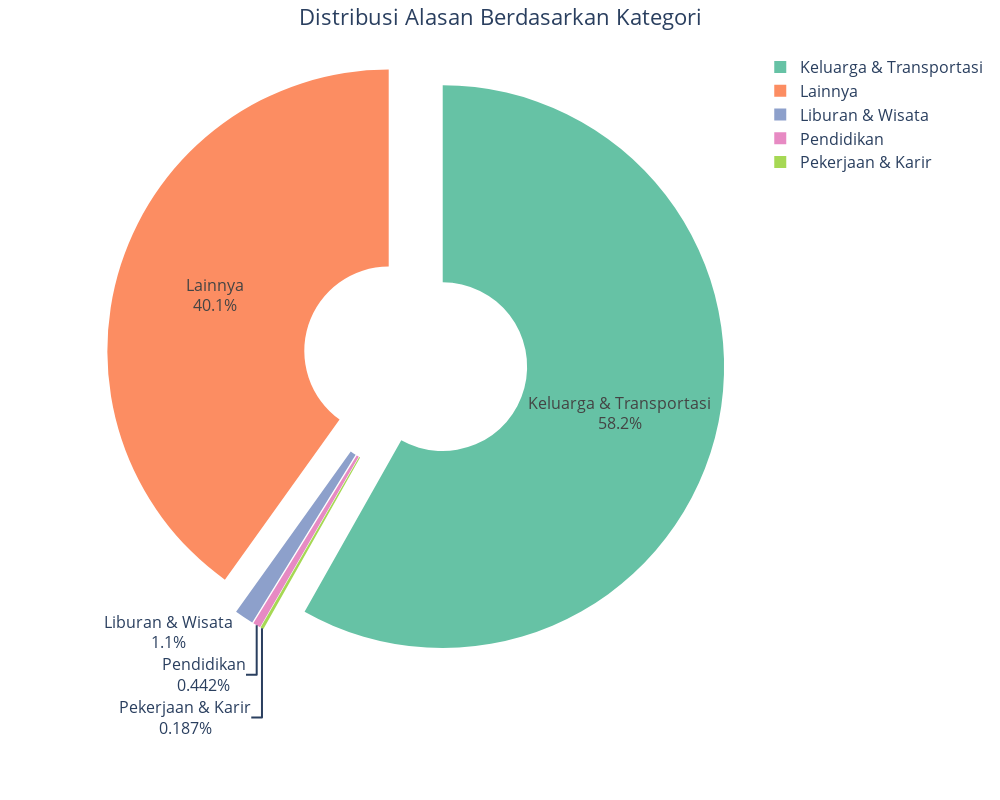

Write notebook code for a chart like this one.
### Code cell
import plotly.express as px

# Hitung jumlah kategori
category_counts = data_ib_cleaned['category'].value_counts()

# Buat DataFrame dari kategori dan jumlah
category_df = category_counts.reset_index()
category_df.columns = ['category', 'count']

# Buat pie chart interaktif
fig = px.pie(category_df, 
             names='category', 
             values='count', 
             title='Distribusi Alasan Berdasarkan Kategori',
             color='category', 
             color_discrete_sequence=px.colors.qualitative.Set2,
             labels={'category': 'Alasan', 'count': 'Jumlah'},
             hole=0.3)  # Hole untuk donut chart (opsional)

# Tampilkan pie chart interaktif dengan ukuran yang lebih besar
fig.update_traces(textinfo='percent+label', pull=[0.1, 0.1, 0.1, 0.1, 0.1])  # Tarik beberapa bagian agar lebih jelas
fig.update_layout(
    title={'x': 0.5, 'xanchor': 'center'},  # Center the title
    width=1000,  # Lebar chart
    height=800,  # Tinggi chart
    font=dict(size=16),  # Ukuran font untuk label
    margin=dict(t=50, b=50, l=50, r=50)  # Margin untuk memberi ruang
)

# Tampilkan chart interaktif
fig.show()

### Figure 1 — Plotly figure (JSON) as saved in the notebook; plotly's stock layout.template omitted (floating-point values rounded to 4 significant figures)
{"data": [{"customdata": [["Keluarga & Transportasi"], ["Lainnya"], ["Liburan & Wisata"], ["Pendidikan"], ["Pekerjaan & Karir"]], "domain": {"x": [0, 1], "y": [0, 1]}, "hole": 0.3, "hovertemplate": "Alasan=%{customdata[0]}<br>Jumlah=%{value}<extra></extra>", "labels": ["Keluarga & Transportasi", "Lainnya", "Liburan & Wisata", "Pendidikan", "Pekerjaan & Karir"], "legendgroup": "", "marker": {"colors": ["rgb(102,194,165)", "rgb(252,141,98)", "rgb(141,160,203)", "rgb(231,138,195)", "rgb(166,216,84)"]}, "name": "", "pull": [0.1, 0.1, 0.1, 0.1, 0.1], "showlegend": true, "textinfo": "percent+label", "type": "pie", "values": [45822, 31596, 863, 348, 147]}], "layout": {"font": {"size": 16}, "height": 800, "legend": {"tracegroupgap": 0}, "margin": {"b": 50, "l": 50, "r": 50, "t": 50}, "piecolorway": ["rgb(102,194,165)", "rgb(252,141,98)", "rgb(141,160,203)", "rgb(231,138,195)", "rgb(166,216,84)", "rgb(255,217,47)", "rgb(229,196,148)", "rgb(179,179,179)"], "title": {"text": "Distribusi Alasan Berdasarkan Kategori", "x": 0.5, "xanchor": "center"}, "width": 1000}}
